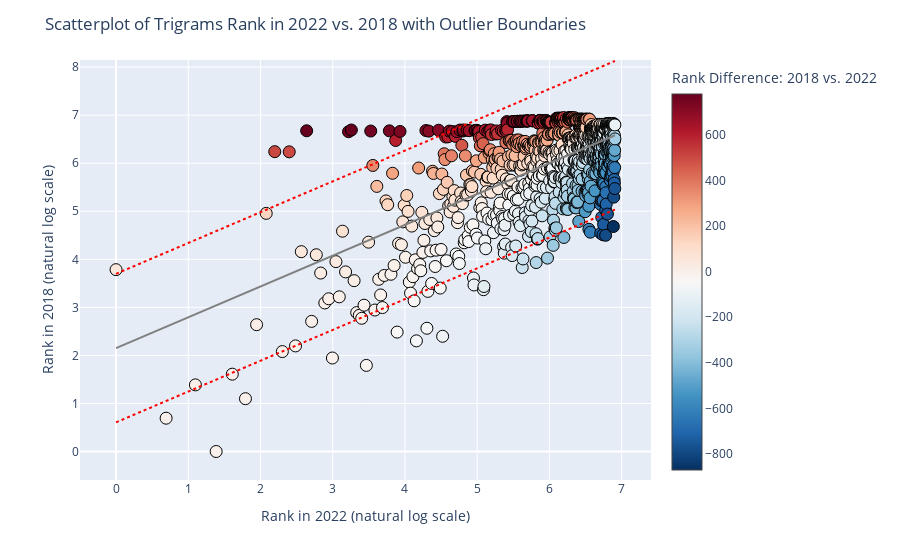

Here is the notebook cell this chart was saved with:
### Code cell
import plotly.express as px
import numpy as np
from scipy.stats import linregress

table_filtered = table_rank.copy()
table_filtered['Diff'] = table_filtered['2018'] - table_filtered['2022']
table_filtered['Diff_ln'] = np.log(np.abs(table_filtered['2018'] - table_filtered['2022']))
table_filtered['2018_ln'] = np.log(table_filtered['2018'])
table_filtered['2022_ln'] = np.log(table_filtered['2022'])



table_filtered = table_filtered.dropna(subset=['Diff_ln'])

# Perform linear regression
slope, intercept, r_value, p_value, std_err = linregress(table_filtered['2022_ln'], table_filtered['2018_ln'])

# Calculate the residuals and the standard deviation of residuals
table_filtered['residuals'] = table_filtered['2018_ln'] - (slope * table_filtered['2022_ln'] + intercept)
residuals_std = np.std(table_filtered['residuals'])

# Define the number of standard deviations for outlier detection
num_std_dev = 2

# Create the scatterplot
fig = px.scatter(
    table_filtered,
    x='2022_ln',
    y='2018_ln',
    hover_name='Trigram'
)

# Add the best-fit line (gray line)
fig.add_shape(
    type='line',
    x0=min(table_filtered['2022_ln']),
    x1=max(table_filtered['2022_ln']),
    y0=slope * min(table_filtered['2022_ln']) + intercept,
    y1=slope * max(table_filtered['2022_ln']) + intercept,
    line=dict(color='gray')
)

# Add lines for outlier boundaries
fig.add_shape(
    type='line',
    x0=min(table_filtered['2022_ln']),
    x1=max(table_filtered['2022_ln']),
    y0=slope * min(table_filtered['2022_ln']) + intercept + num_std_dev * residuals_std,
    y1=slope * max(table_filtered['2022_ln']) + intercept + num_std_dev * residuals_std,
    line=dict(color='red', dash='dot')
)

fig.add_shape(
    type='line',
    x0=min(table_filtered['2022_ln']),
    x1=max(table_filtered['2022_ln']),
    y0=slope * min(table_filtered['2022_ln']) + intercept - num_std_dev * residuals_std,
    y1=slope * max(table_filtered['2022_ln']) + intercept - num_std_dev * residuals_std,
    line=dict(color='red', dash='dot')
)

fig.update_traces(
    marker=dict(
        size=12,
        color=table_filtered['Diff'],
        colorscale='RdBu_r',
        colorbar=dict(title='Rank Difference: 2018 vs. 2022'),
        line=dict(color='black', width=1)  # Add black border around each point
    )
)

fig.update_layout(
    title='Scatterplot of Trigrams Rank in 2022 vs. 2018 with Outlier Boundaries',
    xaxis_title='Rank in 2022 (natural log scale)',
    yaxis_title='Rank in 2018 (natural log scale)'
)

fig.update_traces(text=table_filtered.index)
fig.show()
pio.write_html(fig, file='trigram_scatterplot.html', auto_open=True)

### Figure 1 — Plotly figure (JSON) as saved in the notebook; plotly's stock layout.template omitted (floating-point values rounded to 4 significant figures; data arrays with more than 128 entries replaced by an {"elided": "..."} marker saying what was removed)
{"data": [{"hovertemplate": "<b>%{hovertext}</b><br><br>2022_ln=%{x}<br>2018_ln=%{y}<extra></extra>", "hovertext": {"elided": "1000 str values"}, "legendgroup": "", "marker": {"color": {"elided": "1000 int values"}, "colorbar": {"title": {"text": "Rank Difference: 2018 vs. 2022"}}, "colorscale": [[0, "rgb(5,48,97)"], [0.1, "rgb(33,102,172)"], [0.2, "rgb(67,147,195)"], [0.3, "rgb(146,197,222)"], [0.4, "rgb(209,229,240)"], [0.5, "rgb(247,247,247)"], [0.6, "rgb(253,219,199)"], [0.7, "rgb(244,165,130)"], [0.8, "rgb(214,96,77)"], [0.9, "rgb(178,24,43)"], [1, "rgb(103,0,31)"]], "line": {"color": "black", "width": 1}, "size": 12, "symbol": "circle"}, "mode": "markers", "name": "", "orientation": "v", "showlegend": false, "text": {"elided": "1000 int values"}, "type": "scatter", "x": {"elided": "1000 float values"}, "xaxis": "x", "y": {"elided": "1000 float values"}, "yaxis": "y"}], "layout": {"legend": {"tracegroupgap": 0}, "margin": {"t": 60}, "shapes": [{"line": {"color": "gray"}, "type": "line", "x0": 0, "x1": 6.908, "y0": 2.152, "y1": 6.581}, {"line": {"color": "red", "dash": "dot"}, "type": "line", "x0": 0, "x1": 6.908, "y0": 3.698, "y1": 8.127}, {"line": {"color": "red", "dash": "dot"}, "type": "line", "x0": 0, "x1": 6.908, "y0": 0.6066, "y1": 5.035}], "title": {"text": "Scatterplot of Trigrams Rank in 2022 vs. 2018 with Outlier Boundaries"}, "xaxis": {"anchor": "y", "domain": [0, 1], "title": {"text": "Rank in 2022 (natural log scale)"}}, "yaxis": {"anchor": "x", "domain": [0, 1], "title": {"text": "Rank in 2018 (natural log scale)"}}}}
